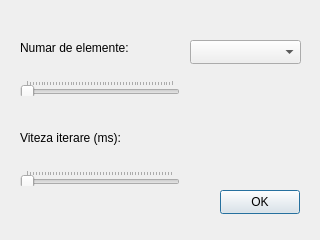
<?xml version="1.0" encoding="UTF-8"?>
<ui version="4.0">
 <class>ModifyDialog</class>
 <widget class="QDialog" name="ModifyDialog">
  <property name="geometry">
   <rect>
    <x>0</x>
    <y>0</y>
    <width>320</width>
    <height>240</height>
   </rect>
  </property>
  <property name="windowTitle">
   <string>Form</string>
  </property>
  <widget class="QSlider" name="hsTime">
   <property name="geometry">
    <rect>
     <x>20</x>
     <y>170</y>
     <width>160</width>
     <height>16</height>
    </rect>
   </property>
   <property name="minimum">
    <number>5</number>
   </property>
   <property name="maximum">
    <number>500</number>
   </property>
   <property name="orientation">
    <enum>Qt::Horizontal</enum>
   </property>
   <property name="tickPosition">
    <enum>QSlider::TicksAbove</enum>
   </property>
  </widget>
  <widget class="QSlider" name="hsNumber">
   <property name="geometry">
    <rect>
     <x>20</x>
     <y>80</y>
     <width>160</width>
     <height>16</height>
    </rect>
   </property>
   <property name="minimum">
    <number>1</number>
   </property>
   <property name="maximum">
    <number>500</number>
   </property>
   <property name="orientation">
    <enum>Qt::Horizontal</enum>
   </property>
   <property name="tickPosition">
    <enum>QSlider::TicksAbove</enum>
   </property>
  </widget>
  <widget class="QLabel" name="label">
   <property name="geometry">
    <rect>
     <x>20</x>
     <y>40</y>
     <width>131</width>
     <height>16</height>
    </rect>
   </property>
   <property name="text">
    <string>Numar de elemente:</string>
   </property>
  </widget>
  <widget class="QLabel" name="label_2">
   <property name="geometry">
    <rect>
     <x>20</x>
     <y>130</y>
     <width>111</width>
     <height>16</height>
    </rect>
   </property>
   <property name="text">
    <string>Viteza iterare (ms):</string>
   </property>
  </widget>
  <widget class="QComboBox" name="cmbMethod">
   <property name="geometry">
    <rect>
     <x>190</x>
     <y>40</y>
     <width>111</width>
     <height>24</height>
    </rect>
   </property>
  </widget>
  <widget class="QPushButton" name="btnOk">
   <property name="geometry">
    <rect>
     <x>220</x>
     <y>190</y>
     <width>80</width>
     <height>24</height>
    </rect>
   </property>
   <property name="text">
    <string>OK</string>
   </property>
  </widget>
 </widget>
 <resources/>
 <connections/>
</ui>
